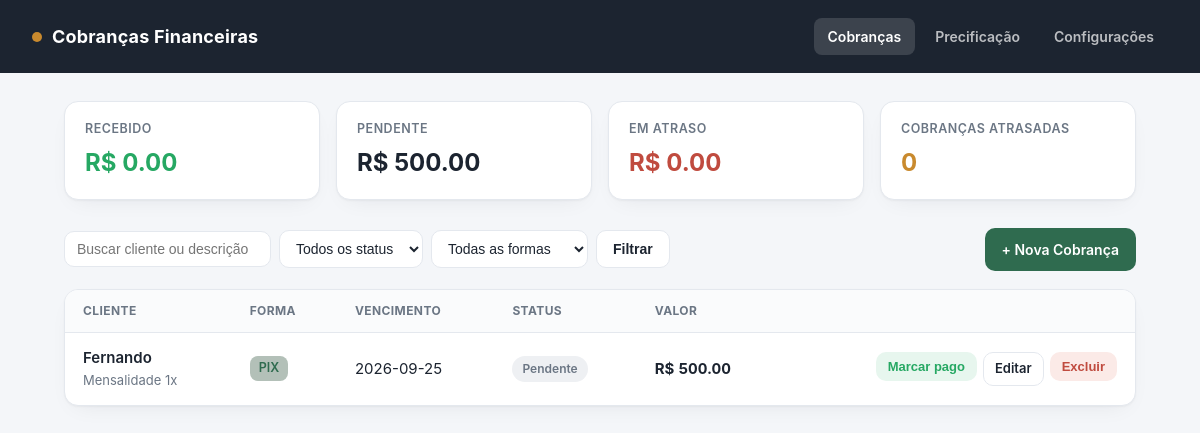
Before: / with the older database file.
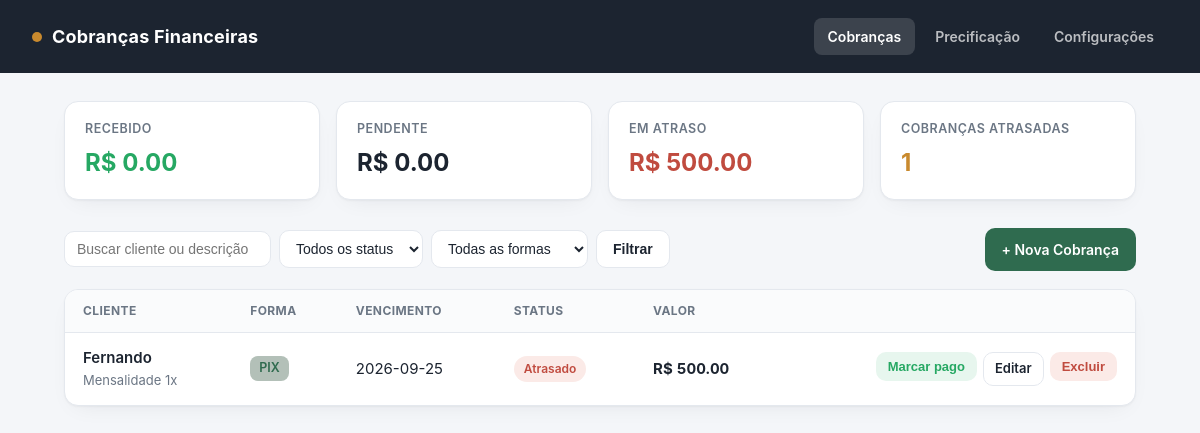
After: the same page with the newer database file.
### tables this page shows
CREATE TABLE cobrancas (
            id INTEGER PRIMARY KEY AUTOINCREMENT,
            cliente TEXT NOT NULL,
            descricao TEXT NOT NULL,
            valor REAL NOT NULL,
            forma_pagamento TEXT NOT NULL,
            status TEXT NOT NULL DEFAULT 'pendente',
            data_vencimento TEXT NOT NULL,
            data_pagamento TEXT,
            observacoes TEXT
        );

### app.py (the view)
@app.route("/")
def index():
    conn = get_db()
    _atualizar_atrasadas(conn)
    filtro_status = request.args.get("status", "")
    filtro_forma = request.args.get("forma", "")
    busca = request.args.get("busca", "").strip()
    query = "SELECT * FROM cobrancas WHERE 1=1"
    params = []
    if filtro_status in STATUS_OPCOES:
        query += " AND status = ?"
        params.append(filtro_status)
    if filtro_forma in FORMAS_PAGAMENTO:
        query += " AND forma_pagamento = ?"
        params.append(filtro_forma)
    if busca:
        query += " AND (cliente LIKE ? OR descricao LIKE ?)"
        params.extend([f"%{busca}%", f"%{busca}%"])
    query += " ORDER BY data_vencimento ASC, id DESC"
    cobrancas = conn.execute(query, params).fetchall()
    resumo = {
        "recebido": conn.execute("SELECT COALESCE(SUM(valor),0) FROM cobrancas WHERE status='pago'").fetchone()[0],
        "pendente": conn.execute("SELECT COALESCE(SUM(valor),0) FROM cobrancas WHERE status='pendente'").fetchone()[0],
        "atrasado": conn.execute("SELECT COALESCE(SUM(valor),0) FROM cobrancas WHERE status='atrasado'").fetchone()[0],
        "qtd_atrasado": conn.execute("SELECT COUNT(*) FROM cobrancas WHERE status='atrasado'").fetchone()[0],
    }
    conn.close()
    return render_template(
        "index.html",
        cobrancas=cobrancas,
        resumo=resumo,
        formas=FORMAS_PAGAMENTO,
        status_opcoes=STATUS_OPCOES,
        filtro_status=filtro_status,
        filtro_forma=filtro_forma,
        busca=busca,
    )

### app.py (called while the page is built)
def get_db():
    conn = sqlite3.connect(DB_PATH)
    conn.row_factory = sqlite3.Row
    conn.execute("PRAGMA foreign_keys = ON")
    return conn

def _atualizar_atrasadas(conn):
    hoje = date.today().isoformat()
    conn.execute(
        "UPDATE cobrancas SET status = 'atrasado' WHERE status = 'pendente' AND data_vencimento < ?",
        (hoje,),
    )
    conn.commit()

### templates/index.html (shortened to what this page needs)
{% extends "base.html" %}
{% block content %}
<div class="cards">
    <div class="stat recebido">
        <div class="label">Recebido</div>
        <div class="value">R$ {{ "%.2f"|format(resumo.recebido) }}</div>
    </div>
    <div class="stat pendente">
        <div class="label">Pendente</div>
        <div class="value">R$ {{ "%.2f"|format(resumo.pendente) }}</div>
    </div>
    <div class="stat atrasado">
        <div class="label">Em atraso</div>
        <div class="value">R$ {{ "%.2f"|format(resumo.atrasado) }}</div>
    </div>
    <div class="stat qtd">
        <div class="label">Cobranças atrasadas</div>
        <div class="value">{{ resumo.qtd_atrasado }}</div>
    </div>
</div>
<div class="toolbar">
    <form class="filters" method="get">
        <input type="text" name="busca" placeholder="Buscar cliente ou descrição" value="{{ busca }}">
        <select name="status" onchange="this.form.submit()">
            <option value="">Todos os status</option>
        </select>
        <select name="forma" onchange="this.form.submit()">
            <option value="">Todas as formas</option>
        </select>
        <button type="submit" class="btn btn-secondary">Filtrar</button>
    </form>
    <a href="{{ url_for('nova') }}" class="btn btn-primary">+ Nova Cobrança</a>
</div>
<div class="table-card">
    {% if cobrancas %}
    <table>
        <thead>
            <tr>
                <th>Cliente</th>
                <th>Forma</th>
                <th>Vencimento</th>
                <th>Status</th>
                <th>Valor</th>
                <th></th>
            </tr>
        </thead>
        <tbody>
            {% for c in cobrancas %}
            <tr>
                <td>
                    <div class="cliente-nome">{{ c["cliente"] }}</div>
                    <div class="cliente-desc">{{ c["descricao"] }}</div>
                </td>
                <td><span class="pill-forma">{{ c["forma_pagamento"] }}</span></td>
                <td>{{ c["data_vencimento"] }}</td>
                <td><span class="badge badge-{{ c['status'] }}">{{ c["status"]|capitalize }}</span></td>
                <td class="valor">R$ {{ "%.2f"|format(c["valor"]) }}</td>
                <td>
                    <div class="row-actions">
                        {% if c["status"] in ("pendente", "atrasado") %}
                        <form action="{{ url_for('marcar_pago', id=c['id']) }}" method="post">
                            <button type="submit" class="btn btn-success btn-sm">Marcar pago</button>
                        </form>
                        {% endif %}
                        <a href="{{ url_for('editar', id=c['id']) }}" class="btn btn-secondary btn-sm">Editar</a>
                        <form action="{{ url_for('excluir', id=c['id']) }}" method="post"
                              onsubmit="return confirm('Excluir esta cobrança?');">
                            <button type="submit" class="btn btn-danger btn-sm">Excluir</button>
                        </form>
                    </div>
                </td>
            </tr>
            {% endfor %}
        </tbody>
    </table>
    {% else %}
    <div class="empty-state">Nenhuma cobrança encontrada.</div>
    {% endif %}
</div>
{% endblock %}

### templates/base.html (shortened to what this page needs)
<!DOCTYPE html>
<html lang="pt-BR">
<head>
    <link rel="stylesheet" href="{{ url_for('static', filename='style.css') }}">
</head>
<body>
    <div class="topbar">
        <a class="brand" href="{{ url_for('index') }}">
            <span class="dot"></span> Cobranças Financeiras
        </a>
        <nav class="nav-links">
            <a href="{{ url_for('index') }}" class="{{ 'active' if request.endpoint == 'index' else '' }}">Cobranças</a>
            <a href="{{ url_for('servicos') }}" class="{{ 'active' if request.endpoint and request.endpoint.startswith('servico') else '' }}">Precificação</a>
            <a href="{{ url_for('configuracoes') }}" class="{{ 'active' if request.endpoint == 'configuracoes' else '' }}">Configurações</a>
        </nav>
    </div>
    <div class="wrap">
        {% block content %}{% endblock %}
    </div>
</body>
</html>

### static/style.css (style rules this page uses)
:root { --bg: #f4f6f9; --surface: #ffffff; --ink: #1c2430; --muted: #6b7684; --border: #e4e8ee; --brand: #2f6b4f; --brand-light: #b3c0b8; --accent: #c98a2e; --success: #26a863; --success-bg: #e7f6ee; --warning: #c9832e; --warning-bg: #fbf1e3; --danger: #c04b3f; --danger-bg: #fbeae7; --neutral: #6b7684; --neutral-bg: #eef0f3; --radius: 14px; --shadow: 0 1px 2px rgba(20, 25, 35, 0.04), 0 8px 24px -12px rgba(20, 25, 35, 0.10); }
* { box-sizing: border-box; }
body { margin: 0; background: var(--bg); color: var(--ink); font-family: -apple-system, "Segoe UI", Roboto, "Helvetica Neue", Arial, sans-serif; font-size: 15px; line-height: 1.5; }
a { color: inherit; text-decoration: none; }
.topbar { background: var(--ink); color: #fff; padding: 18px 32px; display: flex; align-items: center; justify-content: space-between; }
.topbar .brand { display: flex; align-items: center; gap: 10px; font-weight: 700; font-size: 18px; letter-spacing: 0.2px; }
.topbar .brand .dot { width: 10px; height: 10px; border-radius: 50%; background: var(--accent); }
.nav-links { display: flex; gap: 6px; }
.nav-links a { color: rgba(255,255,255,0.7); font-size: 14px; font-weight: 600; padding: 8px 14px; border-radius: 8px; }
.nav-links a.active { color: #fff; background: rgba(255,255,255,0.14); }
.wrap { max-width: 1120px; margin: 0 auto; padding: 28px 24px 60px; }
.cards { display: grid; grid-template-columns: repeat(4, 1fr); gap: 16px; margin-bottom: 28px; }
.stat { background: var(--surface); border: 1px solid var(--border); border-radius: var(--radius); padding: 18px 20px; box-shadow: var(--shadow); }
.stat .label { font-size: 12.5px; color: var(--muted); text-transform: uppercase; letter-spacing: 0.5px; font-weight: 600; }
.stat .value { font-size: 24px; font-weight: 700; margin-top: 6px; }
.stat.recebido .value { color: var(--success); }
.stat.pendente .value { color: var(--ink); }
.stat.atrasado .value { color: var(--danger); }
.stat.qtd .value { color: var(--accent); }
.toolbar { display: flex; align-items: center; justify-content: space-between; gap: 16px; flex-wrap: wrap; margin-bottom: 18px; }
.filters { display: flex; gap: 8px; flex-wrap: wrap; align-items: center; }
.filters select, .filters input[type="text"] { border: 1px solid var(--border); border-radius: 10px; padding: 9px 12px; font-size: 14px; background: var(--surface); color: var(--ink); }
.btn { display: inline-flex; align-items: center; gap: 6px; border: 1px solid transparent; border-radius: 10px; padding: 10px 16px; font-size: 14px; font-weight: 600; cursor: pointer; transition: filter 0.15s ease; }
.btn-primary { background: var(--brand); color: #fff; }
.btn-secondary { background: var(--surface); color: var(--ink); border-color: var(--border); }
.btn-danger { background: var(--danger-bg); color: var(--danger); }
.btn-success { background: var(--success-bg); color: var(--success); }
.btn-sm { padding: 6px 11px; font-size: 13px; }
.table-card { background: var(--surface); border: 1px solid var(--border); border-radius: var(--radius); box-shadow: var(--shadow); overflow: hidden; }
table { width: 100%; border-collapse: collapse; }
thead th { text-align: left; font-size: 12px; text-transform: uppercase; letter-spacing: 0.4px; color: var(--muted); background: #fafbfc; padding: 12px 18px; border-bottom: 1px solid var(--border); }
tbody td { padding: 14px 18px; border-bottom: 1px solid var(--border); vertical-align: middle; }
tbody tr:last-child td { border-bottom: none; }
.cliente-nome { font-weight: 600; }
.cliente-desc { color: var(--muted); font-size: 13px; margin-top: 2px; }
.valor { font-weight: 700; font-variant-numeric: tabular-nums; }
.badge { display: inline-block; padding: 4px 10px; border-radius: 999px; font-size: 12px; font-weight: 600; }
.badge-atrasado { background: var(--danger-bg); color: var(--danger); }
.pill-forma { display: inline-block; padding: 3px 9px; border-radius: 8px; background: var(--brand-light); color: var(--brand); font-size: 12.5px; font-weight: 600; }
.row-actions { display: flex; gap: 6px; justify-content: flex-end; }

Changed rows visible on the page:
changed cobrancas "Fernando": status "Pendente" → "Atrasado"
Other visible differences:
{{ "%.2f"|format(resumo.pendente) }}: "500.00" → "0.00"
{{ "%.2f"|format(resumo.atrasado) }}: "0.00" → "500.00"
{{ resumo.qtd_atrasado }}: "0" → "1"
